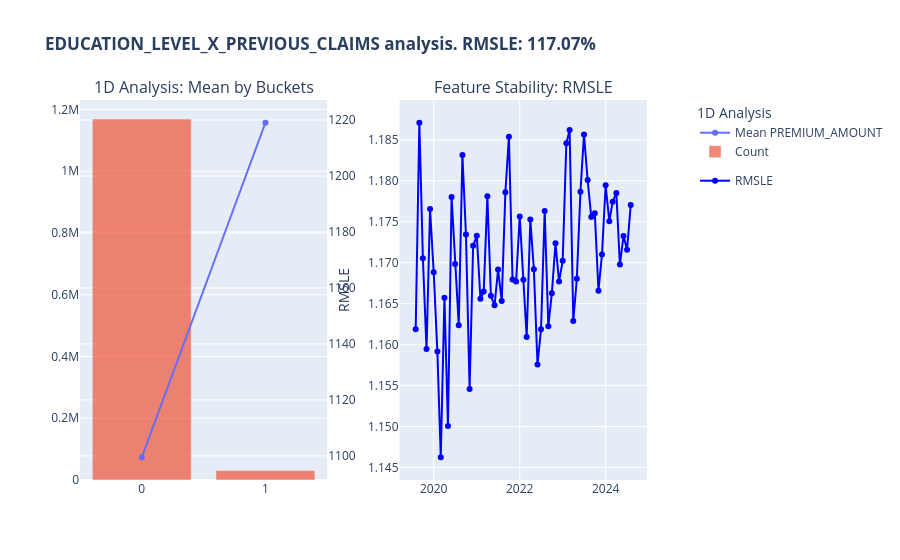

Notebook cell for this chart:
### Code cell
fig__education_level_x_previous_claims = feature_analysis(data, 'EDUCATION_LEVEL_X_PREVIOUS_CLAIMS', 'PREMIUM_AMOUNT', 'POLICY_START_DATE')['fig']

save_chart(fig__education_level_x_previous_claims, 'EDUCATION_LEVEL_X_PREVIOUS_CLAIMS', FIGURES_DIR / 'eda' / 'features_analysis_1d', vs_wide)
fig__education_level_x_previous_claims.show(**vs_wide)

### Figure 1 — Plotly figure (JSON) as saved in the notebook; plotly's stock layout.template omitted (floating-point values rounded to 4 significant figures)
{"data": [{"legendgroup": "legend1", "mode": "lines+markers", "name": "Mean PREMIUM_AMOUNT", "x": ["0", "1"], "y": [1099.0, 1219.0], "type": "scatter", "xaxis": "x", "yaxis": "y2"}, {"legendgroup": "legend1", "name": "Count", "opacity": 0.7, "x": ["0", "1"], "y": [1169394, 30606], "type": "bar", "xaxis": "x", "yaxis": "y"}, {"legendgroup": "legend2", "line": {"color": "blue", "width": 2}, "mode": "lines+markers", "name": "RMSLE", "x": ["2019-08", "2019-09", "2019-10", "2019-11", "2019-12", "2020-01", "2020-02", "2020-03", "2020-04", "2020-05", "2020-06", "2020-07", "2020-08", "2020-09", "2020-10", "2020-11", "2020-12", "2021-01", "2021-02", "2021-03", "2021-04", "2021-05", "2021-06", "2021-07", "2021-08", "2021-09", "2021-10", "2021-11", "2021-12", "2022-01", "2022-02", "2022-03", "2022-04", "2022-05", "2022-06", "2022-07", "2022-08", "2022-09", "2022-10", "2022-11", "2022-12", "2023-01", "2023-02", "2023-03", "2023-04", "2023-05", "2023-06", "2023-07", "2023-08", "2023-09", "2023-10", "2023-11", "2023-12", "2024-01", "2024-02", "2024-03", "2024-04", "2024-05", "2024-06", "2024-07", "2024-08"], "y": [1.162, 1.187, 1.171, 1.159, 1.177, 1.169, 1.159, 1.146, 1.166, 1.15, 1.178, 1.17, 1.162, 1.183, 1.173, 1.155, 1.172, 1.173, 1.166, 1.166, 1.178, 1.166, 1.165, 1.169, 1.165, 1.179, 1.185, 1.168, 1.168, 1.176, 1.168, 1.161, 1.175, 1.169, 1.158, 1.162, 1.176, 1.162, 1.166, 1.172, 1.168, 1.17, 1.185, 1.186, 1.163, 1.168, 1.179, 1.186, 1.18, 1.176, 1.176, 1.167, 1.171, 1.179, 1.175, 1.177, 1.179, 1.17, 1.173, 1.172, 1.177], "type": "scatter", "xaxis": "x2", "yaxis": "y3"}], "layout": {"xaxis": {"anchor": "y", "domain": [0.0, 0.41]}, "yaxis": {"anchor": "x", "domain": [0.0, 1.0]}, "yaxis2": {"anchor": "x", "overlaying": "y", "side": "right"}, "xaxis2": {"anchor": "y3", "domain": [0.53, 0.94]}, "yaxis3": {"anchor": "x2", "domain": [0.0, 1.0], "title": {"text": "RMSLE"}, "tickformat": ".3f"}, "yaxis4": {"anchor": "x2", "overlaying": "y3", "side": "right"}, "annotations": [{"font": {"size": 16}, "showarrow": false, "text": "1D Analysis: Mean by Buckets", "x": 0.205, "xanchor": "center", "xref": "paper", "y": 1.0, "yanchor": "bottom", "yref": "paper"}, {"font": {"size": 16}, "showarrow": false, "text": "Feature Stability: RMSLE", "x": 0.735, "xanchor": "center", "xref": "paper", "y": 1.0, "yanchor": "bottom", "yref": "paper"}], "legend": {"title": {"text": "1D Analysis"}, "y": 1}, "legend2": {"title": {"text": "Feature Stability"}, "y": 1}, "title": {"text": "<b>EDUCATION_LEVEL_X_PREVIOUS_CLAIMS analysis. RMSLE: 117.07%"}}}
